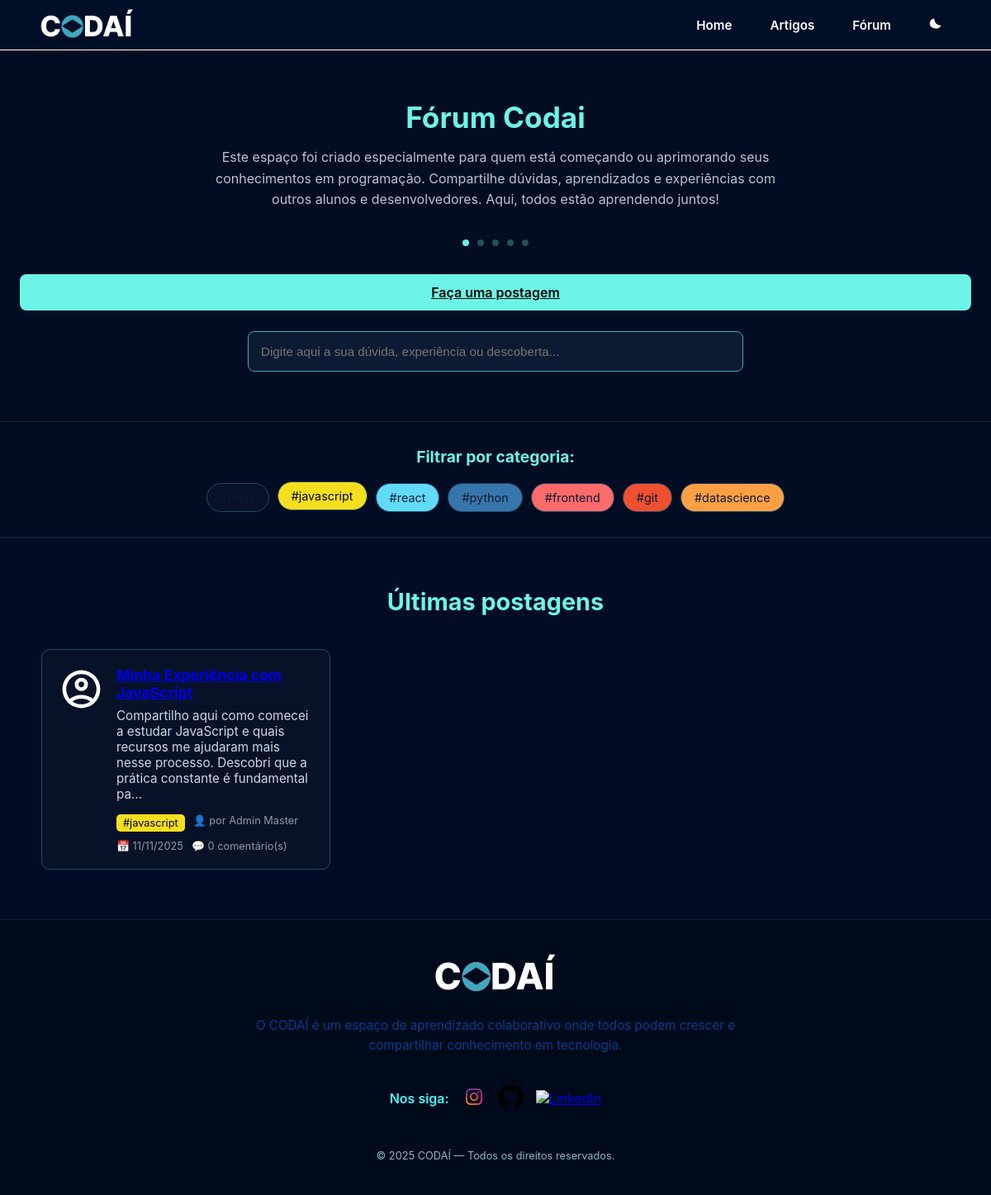
/forum/category/1, run on an earlier commit of the app's database.
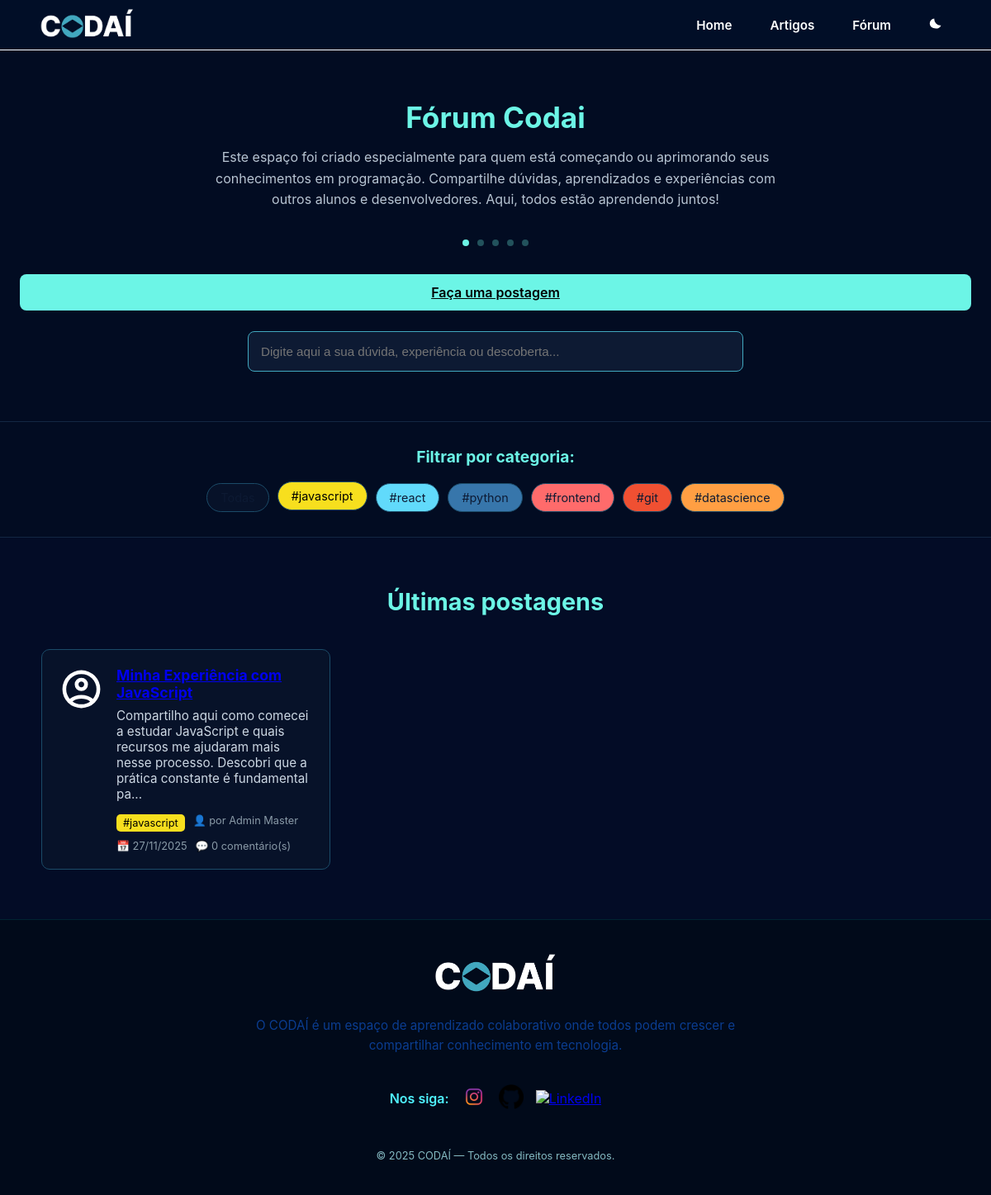
And on a later commit of the database.
### models/forum.py (models this page shows, shortened)
class Post(db.Model):
    __tablename__ = 'post'
    id = db.Column(db.Integer, primary_key=True)
    title = db.Column(db.String(200), nullable=False)
    content = db.Column(db.Text, nullable=False)
    is_highlighted = db.Column(db.Boolean, default=False)  # Para posts em destaque
    created_at = db.Column(db.DateTime, default=datetime.utcnow)
    updated_at = db.Column(db.DateTime, default=datetime.utcnow, onupdate=datetime.utcnow)
    image_path = db.Column(db.String(200))  # caminho relativo à pasta static, ex: 'image/git/exemplo.png'
    user_id = db.Column(db.Integer, db.ForeignKey('user.id'), nullable=False)
    category_id = db.Column(db.Integer, db.ForeignKey('category.id'), nullable=False)
    user = db.relationship('User', backref='posts')
    comments = db.relationship('Comment', backref='post', lazy=True, cascade='all, delete-orphan')

class Category(db.Model):
    __tablename__ = 'category'
    id = db.Column(db.Integer, primary_key=True)
    name = db.Column(db.String(50), unique=True, nullable=False)
    description = db.Column(db.Text)
    color = db.Column(db.String(7), default='#007bff')  # Cor hexadecimal para a tag
    created_at = db.Column(db.DateTime, default=datetime.utcnow)
    posts = db.relationship('Post', backref='category', lazy=True, cascade='all, delete-orphan')

### models/users.py (models this page shows, shortened)
class User(db.Model, UserMixin):
    __tablename__ = 'user'
    id = db.Column(db.Integer, primary_key=True)
    nome = db.Column(db.String(100), nullable=False)
    email = db.Column(db.String(100), unique=True, nullable=False)
    password_hash = db.Column(db.String(255), nullable=False)
    role = db.Column(db.String(20), default='user')
    perfil = db.relationship('Profile', back_populates='user', uselist=False)

### routes/forum/__init__.py (the view)
@forum_bp.route('/category/<int:category_id>')
def posts_by_category(category_id):
    category = Category.query.get_or_404(category_id)
    posts = Post.query.filter_by(category_id=category_id).order_by(Post.created_at.desc()).all()
    categories = Category.query.all()
    return render_template('forum.html', posts=posts, categories=categories, selected_category=category)

### templates/forum.html (shortened to what this page needs)
{% extends 'base.html' %}
{% block styles %}
<link rel="stylesheet" href="{{ url_for('static', filename='css/forum.css') }}">
{% endblock %}
{% block content %}
    <div class="forum-main">
    <section class="forum-hero">
      <h1>Fórum Codai</h1>
      <p>
        Este espaço foi criado especialmente para quem está começando ou aprimorando seus conhecimentos em programação.
        Compartilhe dúvidas, aprendizados e experiências com outros alunos e desenvolvedores. Aqui, todos estão aprendendo juntos!
      </p>
      <div class="forum-dots">
        <span></span><span></span><span></span><span></span><span></span>
      </div>
      <a href="{{ url_for('forum.create_post') }}" class="forum-btn">Faça uma postagem</a>
      <input type="text" placeholder="Digite aqui a sua dúvida, experiência ou descoberta..." class="forum-input">
    </section>
    <section class="forum-filters">
      <h3>Filtrar por categoria:</h3>
      <div class="category-filters">
        <a href="{{ url_for('forum.index') }}" class="filter-btn {% if not selected_category %}active{% endif %}">Todas</a>
        {% for category in categories %}
        <a href="{{ url_for('forum.posts_by_category', category_id=category.id) }}"
           class="filter-btn {% if selected_category and selected_category.id == category.id %}active{% endif %}"
           data-color="{{ category.color|default('#ccc') }}">
          #{{ category.name }}
        </a>
        {% endfor %}
      </div>
    </section>
    <section class="forum-posts">
      <h2>Últimas postagens</h2>
      <div class="forum-grid">
        {% for post in posts %}
        <div class="forum-card {% if post.is_highlighted %}highlight{% endif %}">
          <img src="/static/image/account_circle_24dp_FFFFFF_FILL0_wght400_GRAD0_opsz24.svg" alt="Usuário">
          <div class="forum-card-content">
            <h3><a href="{{ url_for('forum.view_post', post_id=post.id) }}">{{ post.title }}</a></h3>
            <p>{{ post.content[:150] }}{% if post.content|length > 150 %}...{% endif %}</p>
            <div class="post-meta">
              <span class="forum-tag" data-color="{{ post.category.color }}">#{{ post.category.name }}</span>
              <span class="post-author">por {{ post.user.nome }}</span>
              <span class="post-date">{{ post.created_at.strftime('%d/%m/%Y') }}</span>
              <span class="comments-count">{{ post.comments|length }} comentário(s)</span>
            </div>
          </div>
        </div>
        {% endfor %}
      </div>
    </section>
  </div>
{% endblock %}

What changed in the data, as far as the page shows it:
changed Post "javascript": created_at "11/11/2025" → "27/11/2025"
